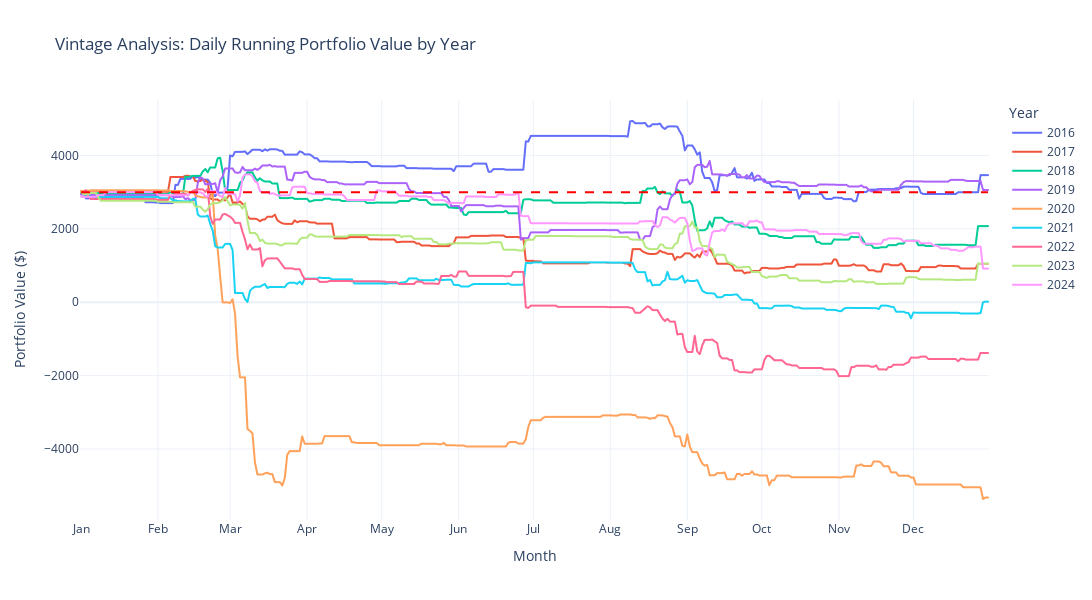

Write notebook code for a chart like this one.
### Code cell
plot_vintage_analysis(results_trades_ax, initial_investment=investment, min_year=2016, max_year=2024)

### Figure 1 — Plotly figure (JSON) as saved in the notebook; plotly's stock layout.template omitted (floating-point values rounded to 4 significant figures; data arrays with more than 128 entries replaced by an {"elided": "..."} marker saying what was removed)
{"data": [{"hovertemplate": "Year=2016<br>Month=%{x}<br>Portfolio Value ($)=%{y}<extra></extra>", "legendgroup": "2016", "line": {"color": "#636efa", "dash": "solid"}, "marker": {"symbol": "circle"}, "mode": "lines", "name": "2016", "showlegend": true, "type": "scattergl", "x": {"elided": "366 str values"}, "xaxis": "x", "y": {"elided": "366 float values"}, "yaxis": "y"}, {"hovertemplate": "Year=2017<br>Month=%{x}<br>Portfolio Value ($)=%{y}<extra></extra>", "legendgroup": "2017", "line": {"color": "#EF553B", "dash": "solid"}, "marker": {"symbol": "circle"}, "mode": "lines", "name": "2017", "showlegend": true, "type": "scattergl", "x": {"elided": "365 str values"}, "xaxis": "x", "y": {"elided": "365 float values"}, "yaxis": "y"}, {"hovertemplate": "Year=2018<br>Month=%{x}<br>Portfolio Value ($)=%{y}<extra></extra>", "legendgroup": "2018", "line": {"color": "#00cc96", "dash": "solid"}, "marker": {"symbol": "circle"}, "mode": "lines", "name": "2018", "showlegend": true, "type": "scattergl", "x": {"elided": "365 str values"}, "xaxis": "x", "y": {"elided": "365 float values"}, "yaxis": "y"}, {"hovertemplate": "Year=2019<br>Month=%{x}<br>Portfolio Value ($)=%{y}<extra></extra>", "legendgroup": "2019", "line": {"color": "#ab63fa", "dash": "solid"}, "marker": {"symbol": "circle"}, "mode": "lines", "name": "2019", "showlegend": true, "type": "scattergl", "x": {"elided": "365 str values"}, "xaxis": "x", "y": {"elided": "365 float values"}, "yaxis": "y"}, {"hovertemplate": "Year=2020<br>Month=%{x}<br>Portfolio Value ($)=%{y}<extra></extra>", "legendgroup": "2020", "line": {"color": "#FFA15A", "dash": "solid"}, "marker": {"symbol": "circle"}, "mode": "lines", "name": "2020", "showlegend": true, "type": "scattergl", "x": {"elided": "366 str values"}, "xaxis": "x", "y": {"elided": "366 float values"}, "yaxis": "y"}, {"hovertemplate": "Year=2021<br>Month=%{x}<br>Portfolio Value ($)=%{y}<extra></extra>", "legendgroup": "2021", "line": {"color": "#19d3f3", "dash": "solid"}, "marker": {"symbol": "circle"}, "mode": "lines", "name": "2021", "showlegend": true, "type": "scattergl", "x": {"elided": "365 str values"}, "xaxis": "x", "y": {"elided": "365 float values"}, "yaxis": "y"}, {"hovertemplate": "Year=2022<br>Month=%{x}<br>Portfolio Value ($)=%{y}<extra></extra>", "legendgroup": "2022", "line": {"color": "#FF6692", "dash": "solid"}, "marker": {"symbol": "circle"}, "mode": "lines", "name": "2022", "showlegend": true, "type": "scattergl", "x": {"elided": "365 str values"}, "xaxis": "x", "y": {"elided": "365 float values"}, "yaxis": "y"}, {"hovertemplate": "Year=2023<br>Month=%{x}<br>Portfolio Value ($)=%{y}<extra></extra>", "legendgroup": "2023", "line": {"color": "#B6E880", "dash": "solid"}, "marker": {"symbol": "circle"}, "mode": "lines", "name": "2023", "showlegend": true, "type": "scattergl", "x": {"elided": "365 str values"}, "xaxis": "x", "y": {"elided": "365 float values"}, "yaxis": "y"}, {"hovertemplate": "Year=2024<br>Month=%{x}<br>Portfolio Value ($)=%{y}<extra></extra>", "legendgroup": "2024", "line": {"color": "#FF97FF", "dash": "solid"}, "marker": {"symbol": "circle"}, "mode": "lines", "name": "2024", "showlegend": true, "type": "scattergl", "x": {"elided": "366 str values"}, "xaxis": "x", "y": {"elided": "366 float values"}, "yaxis": "y"}], "layout": {"height": 600, "legend": {"title": {"text": "Year"}, "tracegroupgap": 0}, "shapes": [{"line": {"color": "red", "dash": "dash"}, "type": "line", "x0": "2000-01-01T00:00:00", "x1": "2000-12-31T00:00:00", "xref": "x", "y0": 3000, "y1": 3000, "yref": "y"}], "title": {"text": "Vintage Analysis: Daily Running Portfolio Value by Year"}, "width": 1200, "xaxis": {"anchor": "y", "domain": [0, 1], "dtick": "M1", "tickformat": "%b", "title": {"text": "Month"}}, "yaxis": {"anchor": "x", "domain": [0, 1], "title": {"text": "Portfolio Value ($)"}}}}
